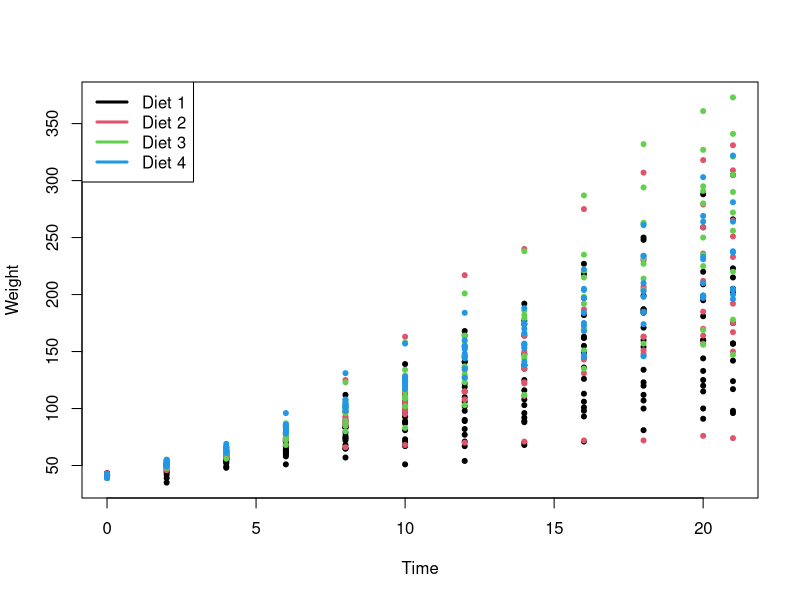

Here is the R script that generated this plot:
with(ChickWeight, plot(Time, weight, col = Diet,pch=20,ylab='Weight'))
legend('topleft',legend=paste("Diet",levels(ChickWeight$Diet)),col=1:4,lwd=3)

ChickWeight$Chick
table(ChickWeight$Chick)
sort(table(ChickWeight$Chick))
